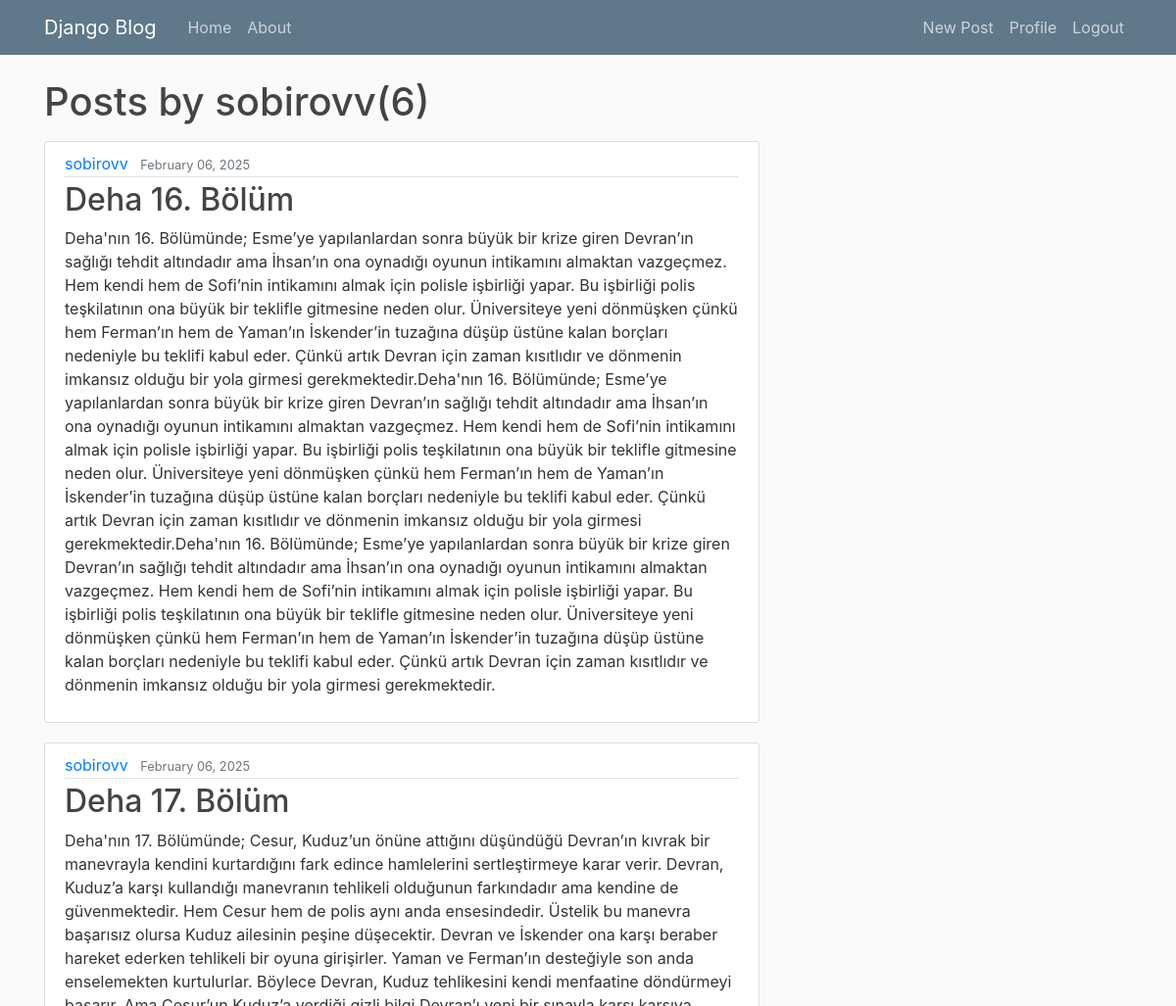
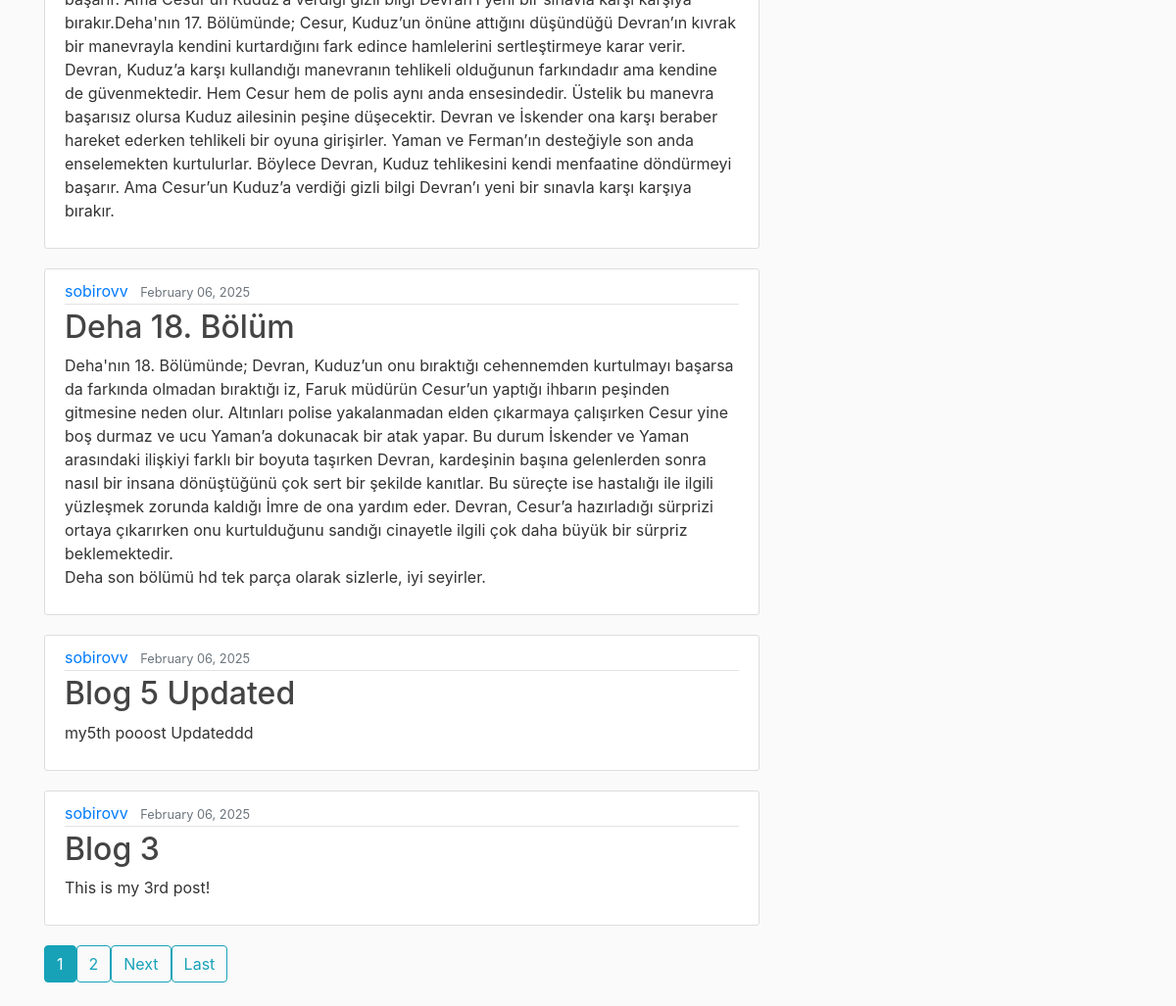
Page /user/sobirovv/ (signed in) on the committed database (2 pictures, top to bottom).
### blog/models.py (models this page shows, shortened)
class Post(models.Model):
    title = models.CharField(max_length=100)
    content = models.TextField()
    date_posted = models.DateTimeField(default=timezone.now) # it populates with current timeif we dont provide anything
    author = models.ForeignKey(User,on_delete=models.CASCADE)

### blog/views.py (the view)
# urls.py: path('user/<str:username>/', UserPostListView.as_view(), name='user-posts'),
class UserPostListView(ListView):
    model = Post
    template_name = 'blog/user_posts.html'  # This template should be created
    context_object_name = 'posts'
    paginate_by = 5
    def get_queryset(self):
        user = get_object_or_404(User, username=self.kwargs.get('username'))
        return Post.objects.filter(author=user).order_by('-date_posted')

### blog/templates/blog/user_posts.html (shortened to what this page needs)
{% extends "blog/base.html" %}
{% block content %}
    <h1 class="mb-3">Posts by {{ view.kwargs.username }}({{ page_obj.paginator.count }})</h1>
    {% for post in posts %}
        <article class="media content-section">
          <div class="media-body">
            <div class="article-metadata">
              <a class="mr-2" href="{% url 'user-posts' post.author.username %}">{{ post.author }}</a>
              <small class="text-muted">{{ post.date_posted|date:"F d, Y" }}</small>
            </div>
            <h2><a class="article-title" href="{% url 'post-detail' post.id %}">{{ post.title }}</a></h2>
            <p class="article-content">{{ post.content }}</p>
          </div>
        </article>
    {% empty %}
        <p>No posts found.</p>
    {% endfor %}
    {% if is_paginated %}
      <div class="pagination">
        {% for num in page_obj.paginator.page_range %}
          {% if page_obj.number and num == page_obj.number %}
            <a class="btn btn-info mb-4" href="?page={{ num }}">{{ num }}</a>
          {% elif page_obj.number and num > page_obj.number|add:"-3" and num < page_obj.number|add:"3" %}
            <a class="btn btn-outline-info mb-4" href="?page={{ num }}">{{ num }}</a>
          {% endif %}
        {% endfor %}
        {% if page_obj.has_next %}
          <a class="btn btn-outline-info mb-4" href="?page={{ page_obj.next_page_number }}">Next</a>
          <a class="btn btn-outline-info mb-4" href="?page={{ page_obj.paginator.num_pages }}">Last</a>
        {% endif %}
      </div>
    {% endif %}
{% endblock content %}

### blog/static/blog/main.css (style rules this page uses)
body { background: #fafafa; color: #333333; margin-top: 5rem; }
h1, h2, h3, h4, h5, h6 { color: #444444; }
.content-section { background: #ffffff; padding: 10px 20px; border: 1px solid #dddddd; border-radius: 3px; margin-bottom: 20px; }
.article-title { color: #444444; }
.article-content { white-space: pre-line; }
.article-metadata { padding-bottom: 1px; margin-bottom: 4px; border-bottom: 1px solid #e3e3e3 }

### rows in the picture
Post: author "sobirovv", date_posted "February 06, 2025", title "Deha 16. Bölüm", content "Deha'nın 16. Bölümünde; Esme’ye yapılanlardan sonra büyük bir krize giren Devran’ın sağlığı tehdit altındadır ama İhsan’ın ona oynadığı oyunun intikamını almaktan vazgeçmez. Hem kendi hem de Sofi’nin intikamını almak için polisle işbirliği yapar. Bu işbirliği polis teşkilatının ona büyük bir teklifle gitmesine neden olur. Üniversiteye yeni dönmüşken çünkü hem Ferman’ın hem de Yaman’ın İskender’in tuzağına düşüp üstüne kalan borçları nedeniyle bu teklifi kabul eder. Çünkü artık Devran için zaman kısıtlıdır ve dönmenin imkansız olduğu bir yola girmesi gerekmektedir.Deha'nın 16. Bölümünde; Esme’ye yapılanlardan sonra büyük bir krize giren Devran’ın sağlığı tehdit altındadır ama İhsan’ın ona…"
Post: author "sobirovv", date_posted "February 06, 2025", title "Deha 17. Bölüm", content "Deha'nın 17. Bölümünde; Cesur, Kuduz’un önüne attığını düşündüğü Devran’ın kıvrak bir manevrayla kendini kurtardığını fark edince hamlelerini sertleştirmeye karar verir. Devran, Kuduz’a karşı kullandığı manevranın tehlikeli olduğunun farkındadır ama kendine de güvenmektedir. Hem Cesur hem de polis aynı anda ensesindedir. Üstelik bu manevra başarısız olursa Kuduz ailesinin peşine düşecektir. Devran ve İskender ona karşı beraber hareket ederken tehlikeli bir oyuna girişirler. Yaman ve Ferman’ın desteğiyle son anda enselemekten kurtulurlar. Böylece Devran, Kuduz tehlikesini kendi menfaatine döndürmeyi başarır. Ama Cesur’un Kuduz’a verdiği gizli bilgi Devran’ı yeni bir sınavla karşı karşıya…"
Post: author "sobirovv", date_posted "February 06, 2025", title "Deha 18. Bölüm", content "Deha'nın 18. Bölümünde; Devran, Kuduz’un onu bıraktığı cehennemden kurtulmayı başarsa da farkında olmadan bıraktığı iz, Faruk müdürün Cesur’un yaptığı ihbarın peşinden gitmesine neden olur. Altınları polise yakalanmadan elden çıkarmaya çalışırken Cesur yine boş durmaz ve ucu Yaman’a dokunacak bir atak yapar. Bu durum İskender ve Yaman arasındaki ilişkiyi farklı bir boyuta taşırken Devran, kardeşinin başına gelenlerden sonra nasıl bir insana dönüştüğünü çok sert bir şekilde kanıtlar. Bu süreçte ise hastalığı ile ilgili yüzleşmek zorunda kaldığı İmre de ona yardım eder. Devran, Cesur’a hazırladığı sürprizi ortaya çıkarırken onu kurtulduğunu sandığı cinayetle ilgili çok daha büyük bir sürpriz…"
Post: author "sobirovv", date_posted "February 06, 2025", title "Blog 5 Updated", content "my5th pooost Updateddd"
Post: author "sobirovv", date_posted "February 06, 2025", title "Blog 3", content "This is my 3rd post!"

### other values in the picture
{{ view.kwargs.username }} "sobirovv"
{{ page_obj.paginator.count }} "6"
{{ num }} "1"
{{ num }} "2"
